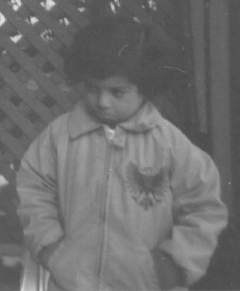
%> input picture Digital Image Processing/Image_dataset/pout.tif, 240 x 291 px
$ octave A23_Hist_Match.m   (GNU Octave 9; MATLAB toolbox functions it lacks are replaced by stand-ins)
%> lines starting %> are read from the running program, lines starting %| are printed output that depends on the picture
% Histogram matching
% Matches the histogram of image 2 to the histogram of the image 1
Path = '/Users/T_Statella/OneDrive/GitHub/Geoprocessing/PDI/Image_dataset';
im1      = imread([Path '/pout.tif']);% reference image
%> im1 is the input picture: size 291x240 uint8; min 74, max 224, mean 110.3
%im2      = uint8(double(im1)*1.5);% image to be modified
im2      = imread([Path '/tire.tif']);% image to be modified
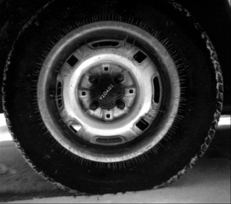
%> input picture Digital Image Processing/Image_dataset/tire.tif, 231 x 204 px
%> im2 is the input picture: size 204x231x3 uint8; min 0, max 255, mean 53.9

M        = zeros(2^8,1,'uint8'); %// Store mapping - Cast to uint8 to respect data type
hist1    = imhist(im1,2^8); %// Compute histograms with 256 bins each
%> hist1 = 256 values, max 3628 at index 83, min 0 at index 1, mean 272.8
hist2    = imhist(im2,2^8);
%> hist2 = 256 values, max 5991 at index 3, min 33 at index 244, mean 552.2
%hist1(1) = 0;
%hist2(1) = 0;
    cdf1     = cumsum(hist1) / numel(im1); %// Compute CDFs (cumulated histograms)
%> cdf1 = 256 values from 0 to 1
    cdf2     = cumsum(hist2) / numel(im2);
%> cdf2 = 256 values from 0.00896 to 1

%// Compute the mapping
for i = 1 : 1 : 2^8
    [~,ind] = min(abs(cdf2(i) - cdf1));
    % ind is the position (in the histogram) for which the cdf2(i) is
    % closest to the cdf1. Let's call this position cdf1(r).
    %So, we want cdf2(i) to equal cdf1(r).
     M(i)   = ind;
end
%> this loop made 256 passes
%> ind on passes 1 to 3: 78, 81, 83
%> after the loop, M = 256 values from 78 to 225

%// Now apply the mapping to the second image
[m,n] = size(im2);
%> m = 204; n = 693
out   = zeros(m,n);

for j = 1 : 1 : m
    for k = 1 : 1 : n
        aux = im2(j,k);
        out(j,k) = M(aux + 1);% aux + 1 to avoid M(0)
    end
end
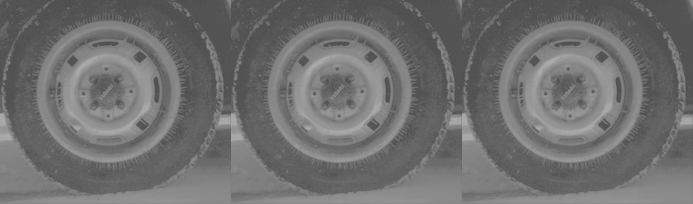
%> out: size 204x693 double; min 78, max 168, mean 111


out = uint8(out);
%> out: size 204x693 uint8

figure,subplot(2,2,1),imshow(im1);title('Reference image');
subplot(2,2,2),imhist(im1);title('Histogram of the reference image');
subplot(2,2,3),imshow(im2);title('image to be modified');
subplot(2,2,4),imhist(im2);title('Histogram of the image to be modified');
%> after `title('Histogram of the image to be modified')`:
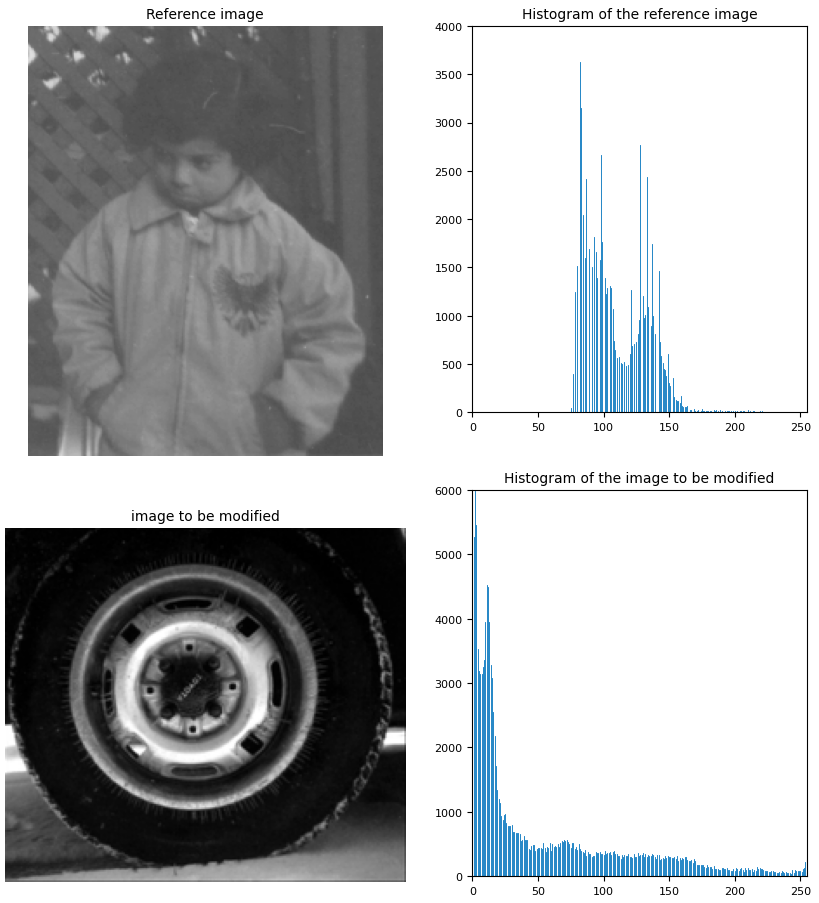
%> figure redrawn from the program's plot data, 4 panels

figure,subplot(2,2,1),imshow(im1);title('Reference image');
subplot(2,2,2),imhist(im1);title('Histogram of the reference image');
subplot(2,2,3),imshow(out);title('Modified image');
subplot(2,2,4),imhist(out);title('Matched histogram');
%> after `title('Matched histogram')`:
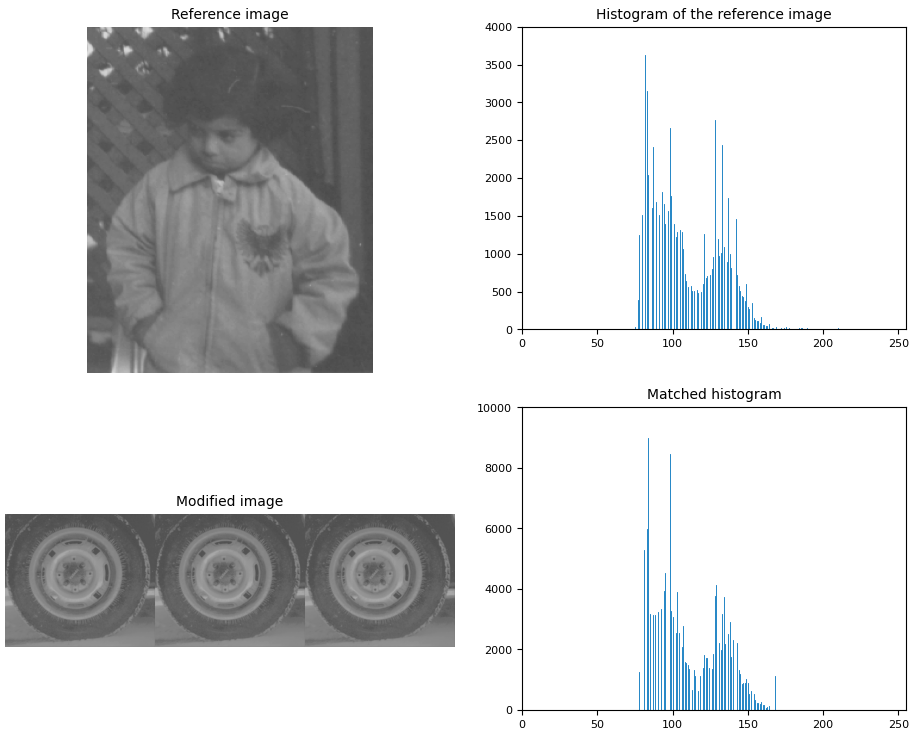
%> figure redrawn from the program's plot data, 4 panels
